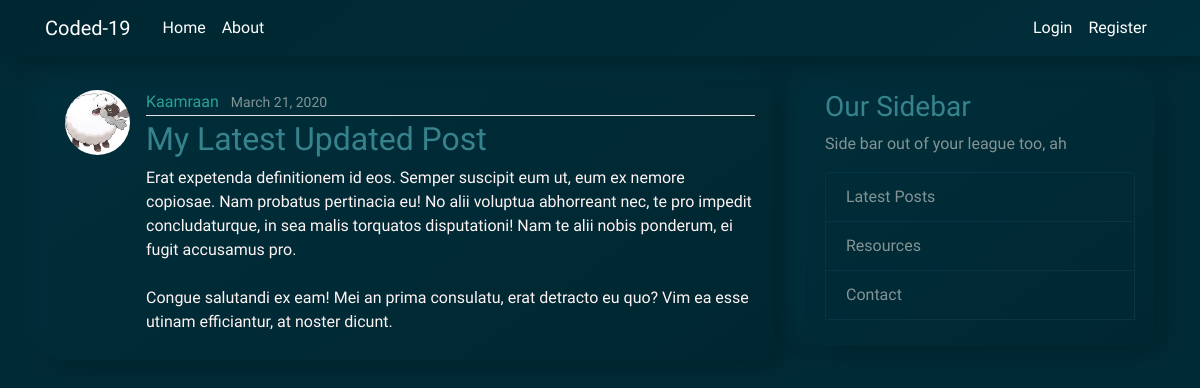
Screenshot of /post/32/ with the database file from the repository.
### blog/models.py (models this page shows, shortened)
class Post(models.Model):
	title = models.CharField(max_length=100)
	content = models.TextField()
	date_posted = models.DateTimeField(default=timezone.now)
	author = models.ForeignKey(User, on_delete=models.CASCADE)

### users/models.py (models this page shows, shortened)
class Profile(models.Model):
	user = models.OneToOneField(User, on_delete=models.CASCADE)
	image = models.ImageField(default='default.jpg', upload_to='profile_pics')

### blog/views.py (the view)
# urls.py: path('post/<int:pk>/', PostDetailView.as_view(), name='post-detail'),
class PostDetailView(DetailView):
	model = Post

### blog/templates/blog/post_detail.html (shortened to what this page needs)
{% extends "blog/base.html" %}
{% block content %}
	<article class="media content-section">
	  <img class="rounded-circle article-img" src="{{ object.author.profile.image.url }}">
	  <div class="media-body">
	    <div class="article-metadata">
	      <a class="mr-2" href="{% url 'user-posts' object.author.username %}">{{ object.author }}</a>
	      <small class="text-muted">{{ object.date_posted|date:"F d, Y" }}</small>
	    </div>
	    <h2 class="article-title">{{ object.title }}</h2>
	    <p class="article-content">{{ object.content }}</p>
	  </div>
	</article>
{% endblock content %}

### blog/static/blog/neumo.css (style rules this page uses)
body { color: #fff4f4; margin-top: 5rem; }
h1, h2, h3, h4, h5, h6 { color: #cbd5db; }
.content-section { background: linear-gradient(145deg, #002e3a, #002731); box-shadow: 10px 10px 20px #00252f, -10px -10px 20px #00313d; padding: 10px 20px; border-radius: 20px; margin-bottom: 20px; }
.article-title { color: #36838d; }
.article-content { white-space: pre-line; }
.article-img { height: 65px; width: 65px; margin-right: 16px; }
.article-metadata { padding-bottom: 1px; margin-bottom: 4px; border-bottom: 1px solid #e3e3e3 }

### rows the page displays
Post: author.profile.image (picture), author "Kaamraan", date_posted "March 21, 2020", title "My Latest Updated Post", content "Erat expetenda definitionem id eos. Semper suscipit eum ut, eum ex nemore copiosae. Nam probatus pertinacia eu! No alii voluptua abhorreant nec, te pro impedit concludaturque, in sea malis torquatos disputationi! Nam te alii nobis ponderum, ei fugit accusamus pro. Congue salutandi ex eam! Mei an prima consulatu, erat detracto eu quo? Vim ea esse utinam efficiantur, at noster dicunt."
